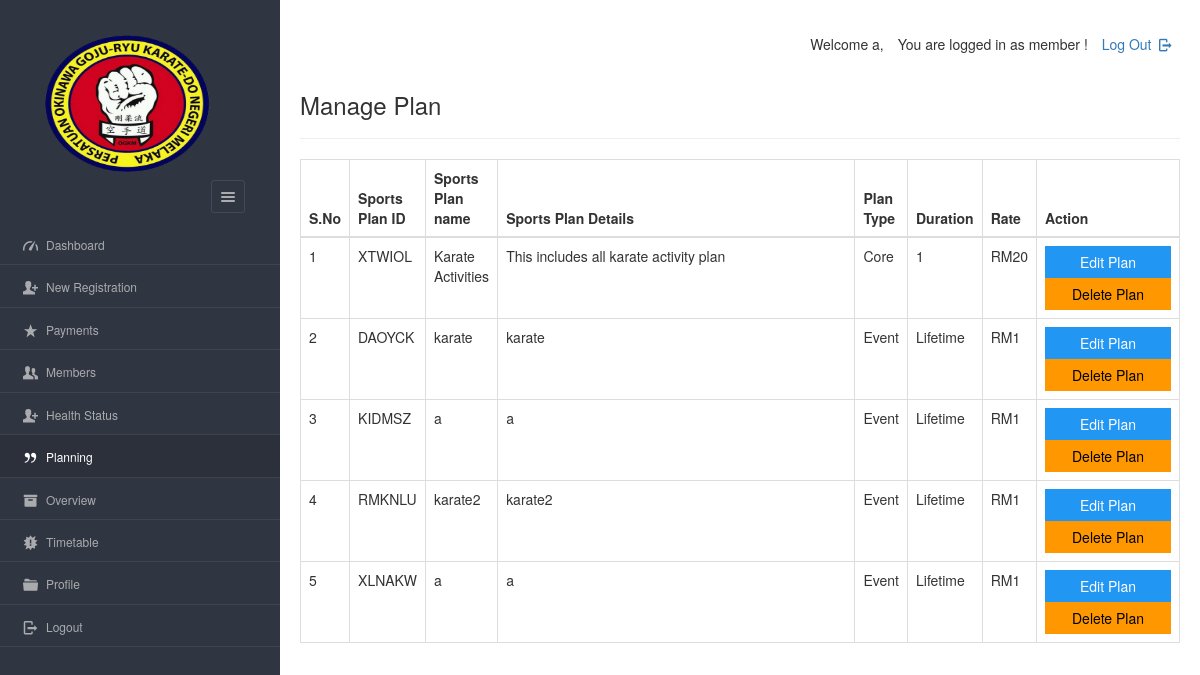
The app's page /dashboard/admin/view_plan.php (signed in), older data.
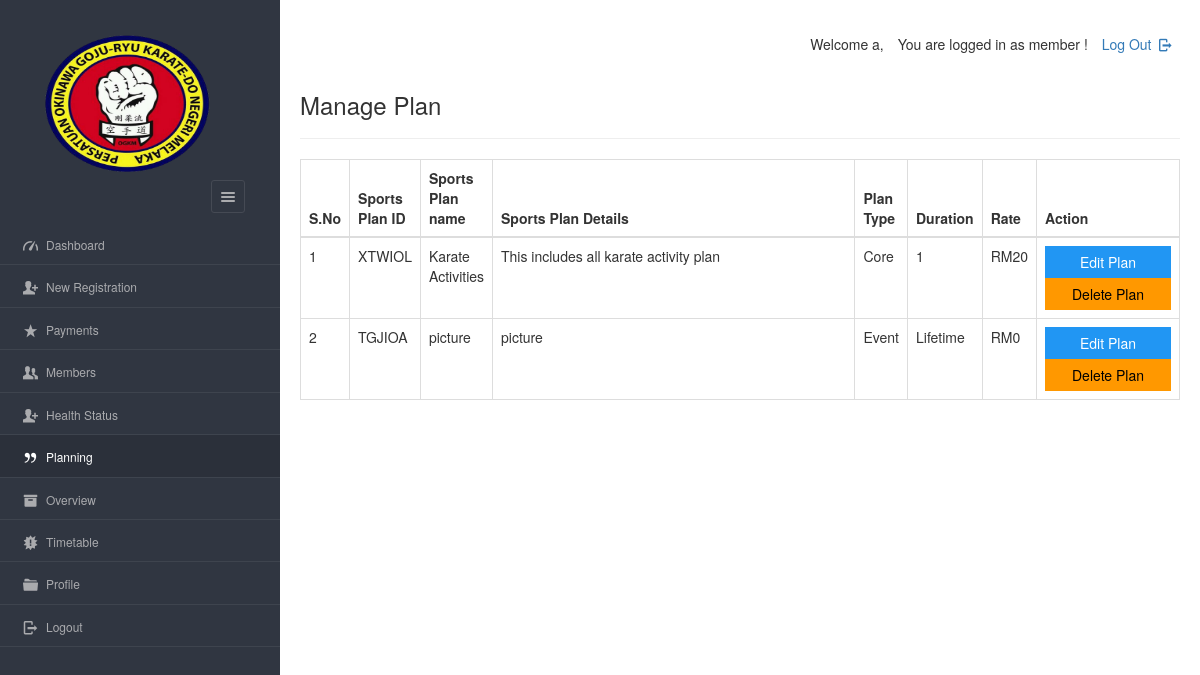
The same page, newer data.
### tables this page shows
CREATE TABLE `plan` (
  `planid` varchar(8) NOT NULL,
  `planName` varchar(20) NOT NULL,
  `description` varchar(200) NOT NULL,
  `planType` varchar(50) NOT NULL,
  `validity` varchar(20) NOT NULL DEFAULT 'Lifetime',
  `amount` int(10) NOT NULL DEFAULT 0,
  `active` varchar(255) NOT NULL
);

### dashboard/admin/view_plan.php (the view, shortened to what this page needs)
<?php
require '../../include/db_conn.php';
?>
<!DOCTYPE html>
<html lang="en">
<head>
    <link rel="stylesheet" href="../../css/style.css"  id="style-resource-5">
    <link rel="stylesheet" href="../../css/dashMain.css">
    <link rel="stylesheet" type="text/css" href="../../css/entypo.css">
	<link href="a1style.css" rel="stylesheet" type="text/css">
	<link rel="stylesheet" href="https://maxcdn.bootstrapcdn.com/bootstrap/3.4.1/css/bootstrap.min.css">
	<link rel="stylesheet" href="../../css/dashboard/sidebar.css">
</head>
     <body class="page-body  page-fade" onload="collapseSidebar()">
    	<div class="page-container sidebar-collapsed" id="navbarcollapse">
		<div class="sidebar-menu">
			<header class="logo-env">
					<div class="sidebar-collapse" onclick="collapseSidebar()">
				<a href="#" class="sidebar-collapse-icon with-animation">
					<i class="entypo-menu"></i>
				</a>
			</div>
			</header>
    		<?php include('nav.php'); ?>
    	</div>
    		<div class="main-content">
				<div class="row">
					<div class="col-md-6 col-sm-8 clearfix">
					</div>
					<div class="col-md-6 col-sm-4 clearfix hidden-xs">
						<ul class="list-inline links-list pull-right">
							<li>
								<a href="logout.php">
									Log Out <i class="entypo-logout right"></i>
								</a>
							</li>
						</ul>
					</div>
				</div>
		<h3>Manage Plan</h3>
		<hr />
		<table class="table table-bordered datatable" id="table-1" border=1>
			<thead>
				<tr>
					<th>S.No</th>
					<th>Sports Plan ID</th>
					<th>Sports Plan name</th>
					<th>Sports Plan Details</th>
					<th>Plan Type</th>
					<th>Duration</th>
					<th>Rate</th>
					<th>Action</th>
				</tr>
			</thead>
				<tbody>
					<?php
					$query  = "select * from plan where active='yes' ORDER BY amount DESC";
					$result = mysqli_query($con, $query);
					$sno    = 1;
					if (mysqli_affected_rows($con) != 0) {
					    while ($row = mysqli_fetch_array($result, MYSQLI_ASSOC)) {
					        $msgid = $row['planid'];
					        echo "<tr><td>" . $sno . "</td>";
					        echo "<td>" . $row['planid'] . "</td>";
					        echo "<td>" . $row['planName'] . "</td>";
					        echo "<td width='380'>" . $row['description'] . "</td>";
							echo "<td>" . $row['planType'] . "</td>";
					        echo "<td>" . $row['validity'] . "</td>";
					        echo "<td>RM" . $row['amount'] . "</td>";
					        $sno++;
					        echo '<td><a href=edit_plan.php?id="'.$row['planid'].'"><input type="button" class="a1-btn a1-blue" id="boxxe" style="width:100%" value="Edit Plan" ></a><form action="del_plan.php" method="post" onSubmit="return ConfirmDelete();"><input type="hidden" name="name" value="' . $msgid .'"/><input type="submit" id="button1" value="Delete Plan" class="a1-btn a1-orange"/></form></td></tr>';
					    }
					}
					?>
				</tbody>
		</table>
    	</div>
    </body>
</html>

### dashboard/admin/nav.php (shortened to what this page needs)
<ul id="main-menu" class="" >
    <li id="dash"><a href="index.php"><i class="entypo-gauge"></i><span>Dashboard</span></a></li>
	<li id="regis"><a href="new_entry.php"><i class="entypo-user-add"></i><span>New Registration</span></a>
	<li id="paymnt"><a href="payments.php"><i class="entypo-star"></i><span>Payments</span></a></li>
<li class="" id="hassubopen">
    <a href="#" onclick="memberExpand('memExpand'); event.preventDefault();">
        <i class="entypo-users"></i><span>Members</span>
    </a>
</li>
	<li id="health_status"><a href="new_health_status.php"><i class="entypo-user-add"></i><span>Health Status</span></a>
		<li class="" id="planhassubopen"><a href="#" onclick="memberExpand(2)"><i class="entypo-quote"></i><span>Planning</span></a>
	<li class="" id="overviewhassubopen"><a href="#" onclick="memberExpand(3)"><i class="entypo-box"></i><span>Overview</span></a>
	<li class="" id="routinehassubopen"><a href="#" onclick="memberExpand(4)"><i class="entypo-alert"></i><span>Timetable</span></a>
	</li>
	<li id="adminprofile"><a href="more-userprofile.php"><i class="entypo-folder"></i><span>Profile</span></a></li>
	<li><a href="logout.php"><i class="entypo-logout"></i><span>Logout</span></a></li>
</ul>

### css/style.css (style rules this page uses)
html { font-size: 62.5%; font-family: sans-serif; }
div { display: block; }
body { font-family: "Noto Sans", sans-serif, "Helvetica Neue", Helvetica, Arial, sans-serif; font-size: 12px; line-height: 1.428571429; display: block; margin: 0; }
*, *:before, *:after { box-sizing: border-box; }
a { text-decoration: none; background: transparent; }
img { vertical-align: middle; }
img { border: 0; }
.logo img { width: 220px; height: 200px; }
input, button, select, textarea { font-family: inherit; font-size: inherit; line-height: inherit; }
button, input { line-height: normal; }
button, input, select, textarea { font-family: inherit; font-size: 100%; margin: 0; }
input { background-color: white; cursor: text; padding: 1px; border-width: 2px; border-style: inset; border-color: initial; border-image: initial; }
input, textarea, select, button { text-rendering: auto; color: initial; letter-spacing: normal; word-spacing: normal; text-transform: none; text-indent: 0px; text-shadow: none; display: inline-block; text-align: start; margin: 0em; font: 400 13.3333px Arial; }
button, html input[type="button"], input[type="reset"], input[type="submit"] { cursor: pointer; }
a { color: #373e4a; text-decoration: none; }
a { background: transparent; }
a { color: #373e4a; }
.page-container { position: relative; padding-left: 280px; }
.page-container .sidebar-menu { position: absolute; width: 280px; top: 0; left: 0; bottom: 0; background: #303641; color: #aaabae; z-index: 1; min-height: 796px; box-sizing: border-box; }
.page-container .sidebar-menu .logo-env { width: 100%; padding: 35px; padding-bottom: 10px; box-sizing: border-box; }
.page-container .sidebar-menu .logo-env:before, .page-container .sidebar-menu .logo-env:after { content: " "; display: table; }
.page-container .sidebar-menu .logo-env > div { display: block; vertical-align: middle; white-space: nowrap; float: left; }
.page-container .sidebar-menu .logo-env > div > a { display: inline-block; color: #aaabae; }
.page-container .sidebar-menu .logo-env > div.sidebar-collapse, .page-container .sidebar-menu .logo-env > div.sidebar-mobile-menu { position: relative; float: right; }
.page-container .sidebar-menu .logo-env > div.sidebar-collapse a, .page-container .sidebar-menu .logo-env > div.sidebar-mobile-menu a { display: inline-block; border: 1px solid #454a54; text-align: center; padding: 0; line-height: 1; font-size: 20px; font-weight: 300; padding: 5px 2px; background-clip: padding-box; border-radius: 3px; transition: all 200ms ease-in-out; }
.page-container .sidebar-menu .logo-env .logo img { width: 180px; height: 150px; }
.page-container .sidebar-menu .logo-env:after { clear: both; }
.page-container .sidebar-menu #main-menu { list-style: none; margin: 0; padding: 0; margin-bottom: 20px; }
ul, ol { margin-top: 0; margin-bottom: 8.5px; }
ul, menu, dir { display: block; list-style-type: disc; }
.page-container .sidebar-menu #main-menu li { position: relative; margin: 0; font-size: 12px; border-bottom: 1px solid rgba(69, 74, 84, 0.7); }
li { display: list-item; }
.page-container .sidebar-menu #main-menu li a { position: relative; display: block; padding: 10px 20px; color: #aaabae; z-index: 2; transition: color 250ms ease-in-out, background-color 250ms ease-in-out; }
.page-container .sidebar-menu #main-menu li a i { top: 1px; }
.page-container .sidebar-menu #main-menu li i { position: relative; font-size: 15px; margin-right: 5px; }
i, cite, em, var, address, dfn { font-style: italic; }
.page-container .sidebar-menu #main-menu li a span { transition: 350ms opacity ease-in-out; }

### css/entypo.css (style rules this page uses)
[class^="entypo-"]:before, [class*=" entypo-"]:before { font-family: "entypo"; font-style: normal; font-weight: normal; speak: none; display: inline-block; text-decoration: inherit; width: 1em; margin-right: .2em; text-align: center; font-variant: normal; text-transform: none; line-height: 1em; margin-left: .2em; }
.entypo-star:before { content: '\e808'; }
.entypo-users:before { content: '\e80b'; }
.entypo-user-add:before { content: '\e80c'; }
.entypo-menu:before { content: '\e811'; }
.entypo-quote:before { content: '\e833'; }
.entypo-alert:before { content: '\e83f'; }
.entypo-folder:before { content: '\e850'; }
.entypo-box:before { content: '\e852'; }
.entypo-logout:before { content: '\e85d'; }
.entypo-gauge:before { content: '\e8de'; }

### css/dashboard/sidebar.css (style rules this page uses)
.page-container { display: flex; min-height: 100vh; }
.sidebar-menu { width: 250px; background-color: #2b303a; color: #ffffff; }
.main-content { flex-grow: 1; padding: 20px; }

Row changes from the older to the newer data that the page shows:
removed plan: planid "DAOYCK", planName "karate", description "karate", planType "Event", validity "Lifetime", amount "1"
removed plan: planid "KIDMSZ", planName "a", description "a", planType "Event", validity "Lifetime", amount "1"
removed plan: planid "RMKNLU", planName "karate2", description "karate2", planType "Event", validity "Lifetime", amount "1"
removed plan: planid "XLNAKW", planName "a", description "a", planType "Event", validity "Lifetime", amount "1"
added plan: planid "TGJIOA", planName "picture", description "picture", planType "Event", validity "Lifetime", amount "0"
